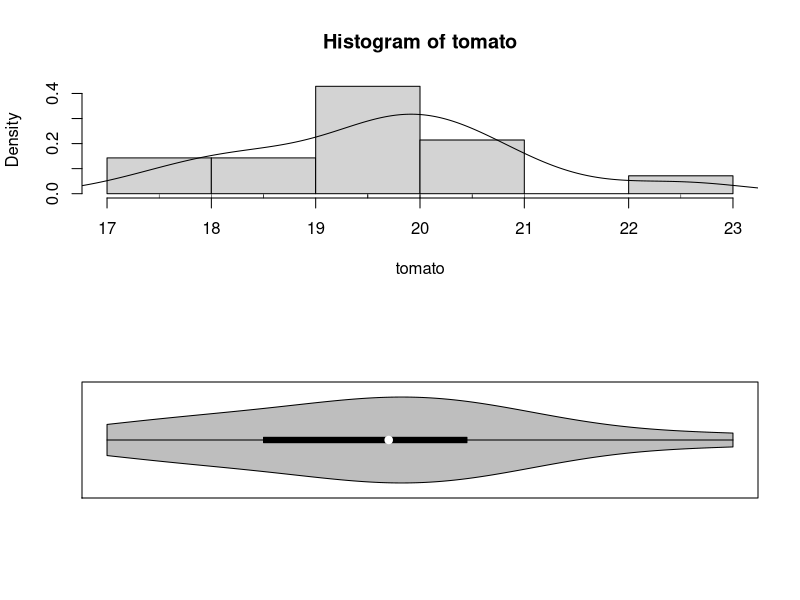

Write R code to recreate this figure. (Note: this script raises an error after producing the figure.)
library(pwr)
toco <- c(5.6,2.7,6.2,2.9,1.5,4.0,4.3,3.0,3.6,2.4,6.7,3.8)
?power.t.test
power.t.test(n = NULL, delta=1.00-0.54, sd= sd(toco),sig.level =0.05, power =0.50,type ="one.sample", alternative ="two.sided")
power.t.test(n= NULL, delta =0.75-0.54, sd=sd(toco),sig.level =0.05, power =0.50,type ="one.sample", alternative ="two.sided")
library(TeachingDemos)
?power.examp

tomato<-c(20.5,18.5,20.0,19.5,19.5,21.0,17.5,22.5,20.0,19.5,18.5,20.0,18.0,20.5)
par(mfrow=c(2, 1))
hist(tomato, freq= FALSE, breaks =6)
points(density(tomato), type ="l")
rug(tomato)


library(vioplot)
vioplot(tomato, horizontal=TRUE, col="gray")
stem(toco, scale=2)
qt(1-0.05/2, df=length(tomato)-1)
t.summary <-t.test(tomato, mu =20,alternative = "less")
t.summary
summary(tomato)

t.dist.pval(t.summary)

bs.one.samp.dist(tomato)
